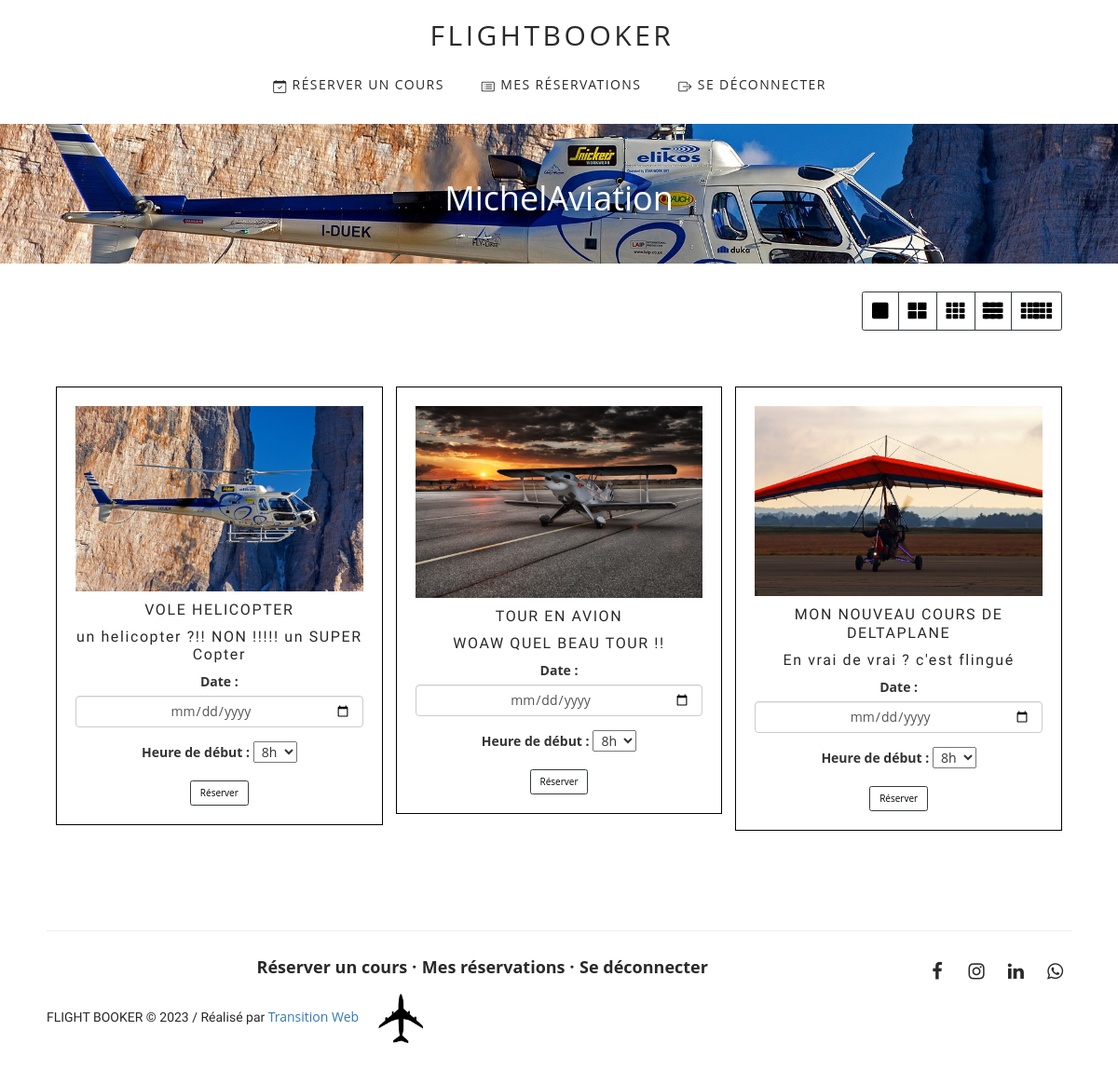
The app's page /reservation/MichelAviation (signed in) with its own data.
### resaInterface/models.py (models this page shows, shortened)
class School(models.Model):
    id = models.AutoField(primary_key=True)
    name = models.CharField(max_length=200)
    address = models.CharField(max_length=200)
    phone = models.CharField(max_length=10)
    image = models.ImageField(upload_to=get_image_path, blank=True, null=True)

class Course(models.Model):
    id = models.AutoField(primary_key=True)
    school = models.ForeignKey(School, on_delete=models.CASCADE, related_name='courses')
    title = models.CharField(max_length=200)
    description = models.TextField()
    image = models.ImageField(upload_to=get_course_image_path, blank=True, null=True)

### resaInterface/views.py (the view)
# urls.py: path('reservation/<str:school_name>', views.courses_list, name='courses_list'),
def courses_list(request, school_name):
    icons = {
        1: 'fas fa-square',
        2: 'fas fa-th-large',
        3: 'fas fa-th',
        4: 'fas fa-th',
        5: 'fas fa-th',
    }
    school = School.objects.get(name=school_name)
    courses = Course.objects.filter(school=school)
    weekdays = [(datetime.datetime.now() + datetime.timedelta(days=i)).strftime("%A") for i in range(7)]
    time = ["8h", "9h", "10h", "11h", "14h", "15h", "16h", "17h"]
    slots = []
    for day in weekdays:
        slots.append({
            "day": day,
            'time': time
        })
    if request.method == 'POST':
        course_id = request.POST.get("course_id")
        course = Course.objects.get(id=course_id)
        booking = Reservation.objects.create(
            user=request.user,
            school=school,
            course=course,
            time=request.POST.get("time"),
            date=request.POST.get("day"),
        )
        booking.save()
        messages.success(request, "Votre réservation a été prise en compte!")
        return redirect("Reservations")
    else:
        return render(request, 'templates/courses_list.html',
                  {'school_name': school_name, 'weekdays': weekdays, 'times': time, 'slots': slots, 'courses': courses, 'icons': icons})

### resaInterface/templates/courses_list.html (shortened to what this page needs)
<!doctype html>
<html lang="en">
<head>
    {% include 'entetes.html' %}
</head>
<body>
  {% load static %}
    {% include 'navbar.html' %}
    {% if user.is_authenticated %}
    <main>
      <section>
        <div class="img_resa">
          <img src="{% static 'images/slide2.jpg' %}" alt="Image 2" style="">
          <div class="resa-caption ">
            <h1>{{ school_name }}</h1>
          </div>
        </div>
      </section>
      <div style="display: flex; flex-direction: row;align-items: center;">
              <div class="icon-container">
                <div class="btn-group">
                    {% for number, icon in icons.items %}
                        <button type="button" class="btn btn-outline-dark icon-link" data-columns="{{ number }}">
                            <i class="{{ icon }}" style="color:black"></i>
                            {% if number == 4 %}
                                <i class="{{ icon }}" style="margin-left: -27px;color:black"></i>
                            {% endif %}
                            {% if number == 5 %}
                                <i class="{{ icon }}" style="margin-left: -12px;color:black"></i>
                            {% endif %}
                        </button>
                    {% endfor %}
                </div>
            </div>
      </div>
    <section class="gallery">
      {% for course in courses %}
<div class="box">
    {% if course.image %}
        <img src="{{ course.image.url }}" alt="{{ course.title }}" class="card-img-top">
    {% else %}
        <img src="{% static 'images/logo.png' %}" alt="{{ course.title }}" class="card-img-top" style="width: 50px">
    {% endif %}
    <h3>{{ course.title }} </h3>
    <h4>{{ course.description }} </h4>
    <form method="post" enctype="multipart/form-data" class="me-2 ms-2" required>
        <div class="form-group mb-3">
            <label for="date">Date :</label>
            <input type="date" class="form-control" id="date" name="day" min="{{ weekdays|first }}" max="{{ weekdays|last }}" required>
        </div>
        <div class="form-group mb-3">
            <label for="time">Heure de début :</label>
            <select class="form-select" id="time" name="time" required>
                {% for time in times %}
                <option value="{{ time }}">{{ time }}</option>
                {% endfor %}
            </select>
        </div>
        <button type="submit" class="btn btn-outline-success text-white">Réserver</button>
    </form>
</div>
{% endfor %}
  </section>
    </main>
    {% endif %}
    {% include 'footer.html' %}
</body>
</html>

### resaInterface/static/css/style.css (style rules this page uses)
.btn-outline-dark { color: #000000; border: 1px solid #343a40; background-color: transparent; transition: all 0.3s ease; padding: 0.5rem 1rem; font-size: 1rem; line-height: 1.5; border-radius: 0.25rem; }
.btn-outline-success { color: #000000; border: 1px solid #343a40; background-color: transparent; transition: all 0.3s ease; padding: 0.5rem 1rem; font-size: 1rem; line-height: 1.5; border-radius: 0.25rem; }
* { margin: 0px auto; padding: 0px; text-align: center; font-family: "Open Sans", sans-serif; }
.icon-container { display: flex; justify-content: center; margin: 30px auto; justify-content: flex-end; margin-right: 5%; }
.icon-link { display: inline-block; font-size: 20px; color: #333; text-decoration: none; cursor: pointer; }
.img_resa { display: flex; align-items: center; justify-content: center; text-align: center; position: relative; color: #ffffff; }
.resa-caption { position: absolute; top: 50%; left: 50%; transform: translate(-50%, -50%); }
.gallery { column-count: 5; margin: 30px auto; width: 90%; }
.gallery .box { padding:2rem; position: relative; cursor: pointer; overflow: hidden; border: 1px solid black; margin-bottom: 20px; }
.gallery .box img { width:100%; object-fit: cover; opacity: 1; -webkit-transition: .3s ease-in-out; transition: .3s ease-in-out; }
.gallery h3 { margin: 10px 0; font-size: 16px; font-family: 'Reem Kufi', sans-serif; color: #292929; letter-spacing: 0.1em; line-height: 1.2; font-weight: 400; text-align: center; text-indent: 0em; text-transform: uppercase; font-style: normal; text-decoration: none; border-bottom: none; }
.gallery h4 { margin: 10px 0; font-size: 16px; font-family: 'Reem Kufi', sans-serif; color: #292929; letter-spacing: 0.1em; line-height: 1.2; font-weight: 400; text-align: center; text-indent: 0em; font-style: normal; text-decoration: none; border-bottom: none; }
@media (max-width:1500px) { .gallery { column-count: 3; } }
@media (min-width: 768px) { .img_resa { height: 150px; overflow: hidden; } }
@media (min-width: 768px) { .img_resa img { width: 100%!important; height: 150px!important; object-fit: cover; } }

### records on screen
School: name "MichelAviation"
Course: image (picture), title "VOLE HELICOPTER", description "un helicopter ?!! NON !!!!! un SUPER Copter"
Course: image (picture), title "TOUR EN AVION", description "WOAW QUEL BEAU TOUR !!"
Course: image (picture), title "MON NOUVEAU COURS DE DELTAPLANE", description "En vrai de vrai ? c'est flingué"

### other values on screen
form field time "8h"
